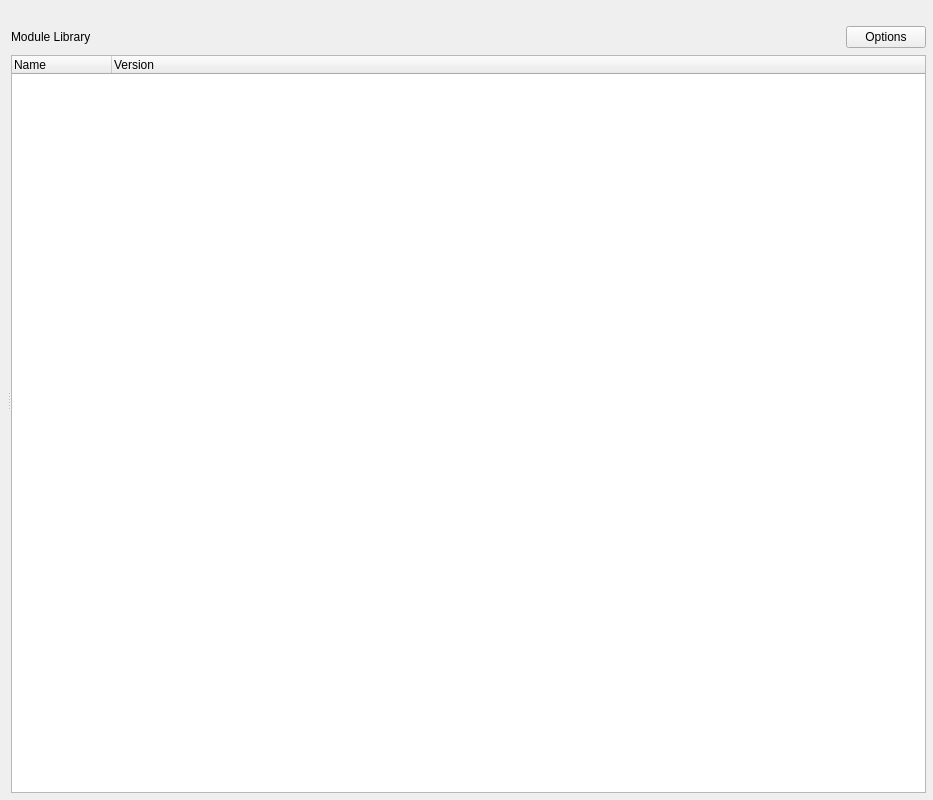
<?xml version="1.0" encoding="UTF-8"?>
<ui version="4.0">
 <class>ProcessView</class>
 <widget class="QWidget" name="ProcessView">
  <property name="windowModality">
   <enum>Qt::NonModal</enum>
  </property>
  <property name="geometry">
   <rect>
    <x>0</x>
    <y>0</y>
    <width>933</width>
    <height>800</height>
   </rect>
  </property>
  <property name="windowTitle">
   <string>ProcessView</string>
  </property>
  <layout class="QHBoxLayout" name="horizontalLayout" stretch="0">
   <property name="spacing">
    <number>0</number>
   </property>
   <property name="leftMargin">
    <number>7</number>
   </property>
   <property name="topMargin">
    <number>7</number>
   </property>
   <property name="rightMargin">
    <number>7</number>
   </property>
   <property name="bottomMargin">
    <number>7</number>
   </property>
   <item>
    <widget class="QSplitter" name="splitter">
     <property name="orientation">
      <enum>Qt::Horizontal</enum>
     </property>
     <property name="childrenCollapsible">
      <bool>false</bool>
     </property>
     <widget class="QWidget" name="layoutWidget">
      <layout class="QVBoxLayout" name="process_view_verticalLayout"/>
     </widget>
     <widget class="QDockWidget" name="dockWidget">
      <property name="floating">
       <bool>false</bool>
      </property>
      <property name="features">
       <set>QDockWidget::NoDockWidgetFeatures</set>
      </property>
      <property name="windowTitle">
       <string notr="true"/>
      </property>
      <widget class="QWidget" name="dockWidgetContents">
       <layout class="QVBoxLayout" name="verticalLayout_3" stretch="0,0">
        <property name="spacing">
         <number>7</number>
        </property>
        <property name="leftMargin">
         <number>0</number>
        </property>
        <property name="topMargin">
         <number>0</number>
        </property>
        <property name="rightMargin">
         <number>0</number>
        </property>
        <property name="bottomMargin">
         <number>0</number>
        </property>
        <item>
         <layout class="QHBoxLayout" name="horizontalLayout_2">
          <item>
           <widget class="QLabel" name="label">
            <property name="text">
             <string>Module Library</string>
            </property>
           </widget>
          </item>
          <item>
           <spacer name="horizontalSpacer">
            <property name="orientation">
             <enum>Qt::Horizontal</enum>
            </property>
            <property name="sizeHint" stdset="0">
             <size>
              <width>40</width>
              <height>20</height>
             </size>
            </property>
           </spacer>
          </item>
          <item>
           <widget class="QPushButton" name="library_options_pushButton">
            <property name="text">
             <string>Options</string>
            </property>
           </widget>
          </item>
         </layout>
        </item>
        <item>
         <widget class="ModulesTreeWidget" name="module_treeWidget">
          <column>
           <property name="text">
            <string notr="true">Name</string>
           </property>
          </column>
          <column>
           <property name="text">
            <string>Version</string>
           </property>
          </column>
         </widget>
        </item>
       </layout>
      </widget>
     </widget>
    </widget>
   </item>
  </layout>
 </widget>
 <customwidgets>
  <customwidget>
   <class>ModulesTreeWidget</class>
   <extends>QTreeWidget</extends>
   <header>ProcessUI.ModulesTreeWidget</header>
  </customwidget>
 </customwidgets>
 <resources/>
 <connections>
  <connection>
   <sender>library_options_pushButton</sender>
   <signal>clicked(bool)</signal>
   <receiver>ProcessView</receiver>
   <slot>library_options_clicked()</slot>
   <hints>
    <hint type="sourcelabel">
     <x>880</x>
     <y>60</y>
    </hint>
    <hint type="destinationlabel">
     <x>466</x>
     <y>399</y>
    </hint>
   </hints>
  </connection>
 </connections>
 <slots>
  <slot>library_options_clicked()</slot>
 </slots>
</ui>
